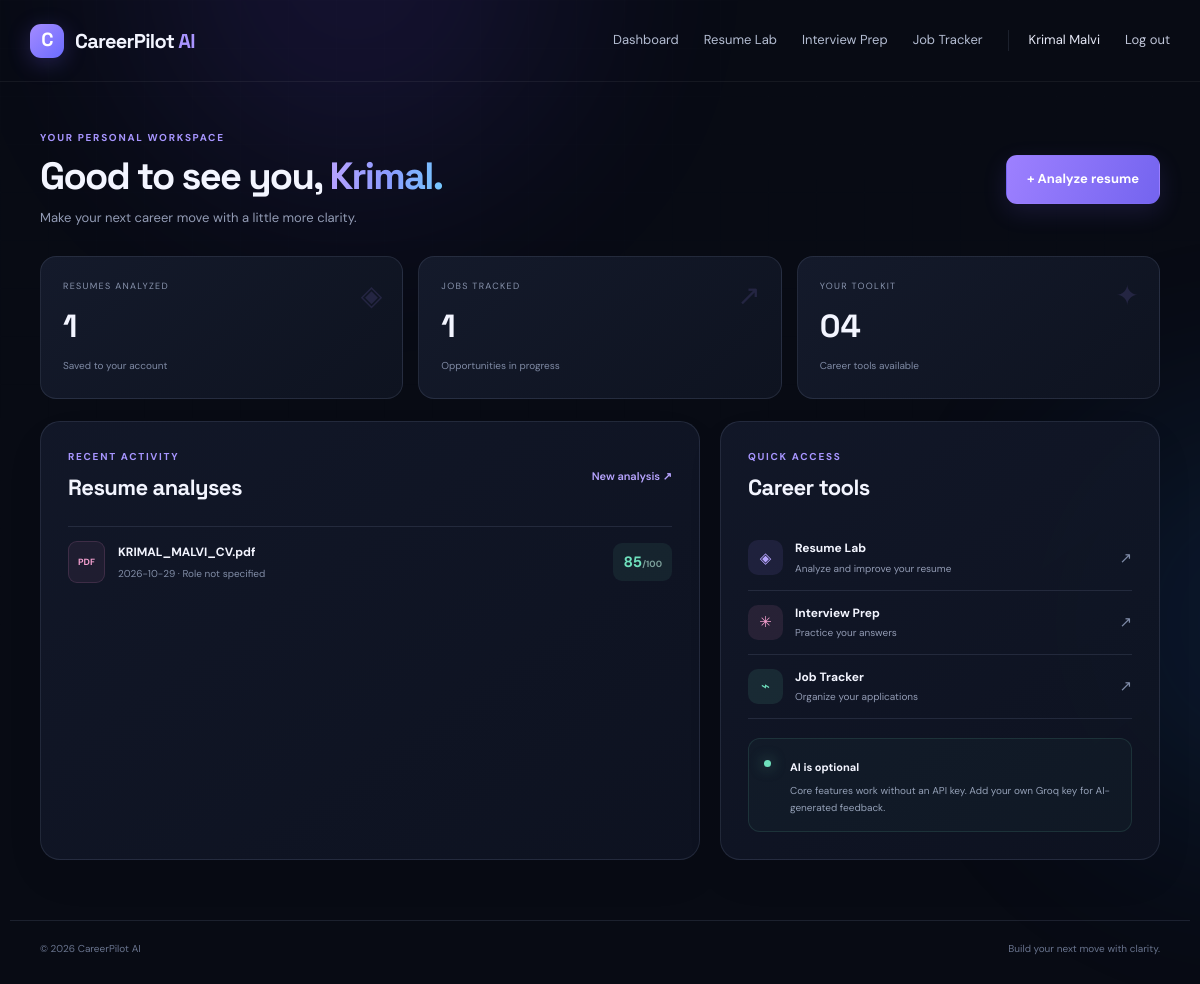
The app's page /dashboard (signed in) with its own data.
### tables this page shows
CREATE TABLE users (
            id INTEGER PRIMARY KEY AUTOINCREMENT,
            name TEXT NOT NULL,
            email TEXT NOT NULL UNIQUE,
            password_hash TEXT NOT NULL,
            created_at TEXT NOT NULL
        );

CREATE TABLE analyses (
            id INTEGER PRIMARY KEY AUTOINCREMENT,
            user_id INTEGER NOT NULL,
            filename TEXT NOT NULL,
            role TEXT NOT NULL DEFAULT '',
            resume_text TEXT NOT NULL,
            score INTEGER NOT NULL,
            skills_json TEXT NOT NULL,
            suggestions_json TEXT NOT NULL,
            created_at TEXT NOT NULL,
            FOREIGN KEY(user_id) REFERENCES users(id) ON DELETE CASCADE
        );

### app.py (the view)
@app.route("/dashboard")
@login_required
def dashboard():
    with get_db() as conn:
        analyses = conn.execute(
            """
            SELECT * FROM analyses
            WHERE user_id = ?
            ORDER BY id DESC LIMIT 5
            """,
            (session["user_id"],),
        ).fetchall()
        jobs = conn.execute(
            """
            SELECT * FROM saved_jobs
            WHERE user_id = ?
            ORDER BY id DESC LIMIT 5
            """,
            (session["user_id"],),
        ).fetchall()
        total_analyses = conn.execute(
            "SELECT COUNT(*) FROM analyses WHERE user_id = ?",
            (session["user_id"],),
        ).fetchone()[0]
        total_jobs = conn.execute(
            "SELECT COUNT(*) FROM saved_jobs WHERE user_id = ?",
            (session["user_id"],),
        ).fetchone()[0]
    return render_template(
        "dashboard.html",
        analyses=analyses,
        jobs=jobs,
        total_analyses=total_analyses,
        total_jobs=total_jobs,
    )

### app.py (called while the page is built)
@contextmanager
def get_db():
    conn = sqlite3.connect(DB_PATH)
    conn.row_factory = sqlite3.Row
    conn.execute("PRAGMA foreign_keys = ON")
    try:
        yield conn
        conn.commit()
    except Exception:
        conn.rollback()
        raise
    finally:
        conn.close()

def login_required(fn):
    @wraps(fn)
    def wrapper(*args, **kwargs):
        if not session.get("user_id"):
            flash("Please log in to continue.", "warning")
            return redirect(url_for("login"))
        return fn(*args, **kwargs)
    return wrapper

def current_user():
    if not session.get("user_id"):
        return None
    with get_db() as conn:
        return conn.execute(
            "SELECT id, name, email FROM users WHERE id = ?",
            (session["user_id"],),
        ).fetchone()

@app.context_processor
def inject_globals():
    return {
        "current_user": current_user(),
        "now_year": datetime.now().year,
    }

### templates/dashboard.html (shortened to what this page needs)
{% extends "base.html" %}
{% block content %}
<section class="page-heading"><div><span class="eyebrow">YOUR PERSONAL WORKSPACE</span><h1>Good to see you, <span class="gradient-text">{{ current_user.name.split(' ')[0] }}.</span></h1><p>Make your next career move with a little more clarity.</p></div><a class="button" href="{{ url_for('analyze') }}">+ Analyze resume</a></section>
<div class="stats-grid"><div class="stat-card"><span class="stat-label">RESUMES ANALYZED</span><strong>{{ total_analyses }}</strong><small>Saved to your account</small><div class="stat-decoration">◈</div></div><div class="stat-card"><span class="stat-label">JOBS TRACKED</span><strong>{{ total_jobs }}</strong><small>Opportunities in progress</small><div class="stat-decoration">↗</div></div><div class="stat-card"><span class="stat-label">YOUR TOOLKIT</span><strong>04</strong><small>Career tools available</small><div class="stat-decoration">✦</div></div></div>
<div class="dashboard-grid"><section class="panel"><div class="panel-heading"><div><span class="eyebrow">RECENT ACTIVITY</span><h2>Resume analyses</h2></div><a class="text-link" href="{{ url_for('analyze') }}">New analysis ↗</a></div>
{% if analyses %}<div class="activity-list">{% for item in analyses %}<a class="activity-item" href="{{ url_for('analysis_detail', analysis_id=item.id) }}"><div class="file-icon">PDF</div><div class="activity-info"><strong>{{ item.filename }}</strong><small>{{ item.created_at[:10] }} · {{ item.role or 'Role not specified' }}</small></div><div class="score-badge">{{ item.score }}<small>/100</small></div></a>{% endfor %}</div>{% else %}<div class="empty-state"><div class="empty-icon">◈</div><h3>Your first analysis starts here</h3><p>Upload your resume to see detected skills and actionable suggestions.</p><a class="button button-small" href="{{ url_for('analyze') }}">Analyze resume</a></div>{% endif %}</section>
<section class="panel quick-panel"><div class="panel-heading"><div><span class="eyebrow">QUICK ACCESS</span><h2>Career tools</h2></div></div><a class="quick-link" href="{{ url_for('analyze') }}"><span class="quick-symbol violet">◈</span><span><b>Resume Lab</b><small>Analyze and improve your resume</small></span><i>↗</i></a><a class="quick-link" href="{{ url_for('interview') }}"><span class="quick-symbol pink">✳</span><span><b>Interview Prep</b><small>Practice your answers</small></span><i>↗</i></a><a class="quick-link" href="{{ url_for('jobs') }}"><span class="quick-symbol green">⌁</span><span><b>Job Tracker</b><small>Organize your applications</small></span><i>↗</i></a><div class="api-note"><span class="note-dot"></span><div><b>AI is optional</b><p>Core features work without an API key. Add your own Groq key for AI-generated feedback.</p></div></div></section></div>
{% endblock %}

### templates/base.html (shortened to what this page needs)
<!doctype html>
<html lang="en">
<head>
  <link rel="stylesheet" href="{{ url_for('static', filename='css/style.css') }}">
</head>
<body>
  <div class="ambient ambient-one"></div><div class="ambient ambient-two"></div>
  <nav class="navbar">
    <a class="brand" href="{{ url_for('index') }}"><span class="brand-mark">C</span><span>CareerPilot<span class="brand-ai"> AI</span></span></a>
    <div class="nav-links">
      {% if current_user %}
        <a href="{{ url_for('dashboard') }}">Dashboard</a>
        <a href="{{ url_for('analyze') }}">Resume Lab</a>
        <a href="{{ url_for('interview') }}">Interview Prep</a>
        <a href="{{ url_for('jobs') }}">Job Tracker</a>
        <span class="nav-user">{{ current_user.name }}</span>
        <a class="nav-logout" href="{{ url_for('logout') }}">Log out</a>
      {% else %}
        <a href="{{ url_for('login') }}">Log in</a>
        <a class="button button-small" href="{{ url_for('register') }}">Get started</a>
      {% endif %}
    </div>
  </nav>
  <main class="main-shell">
    {% block content %}{% endblock %}
  </main>
  <footer class="footer"><span>© {{ now_year }} CareerPilot AI</span><span>Build your next move with clarity.</span></footer>
</body>
</html>

### records on screen
users: name "Krimal Malvi"
analyses: filename "KRIMAL_MALVI_CV.pdf", created_at "2026-10-29", role "Role not specified", score "85"

### other values on screen
{{ total_analyses }} "1"
{{ total_jobs }} "1"
